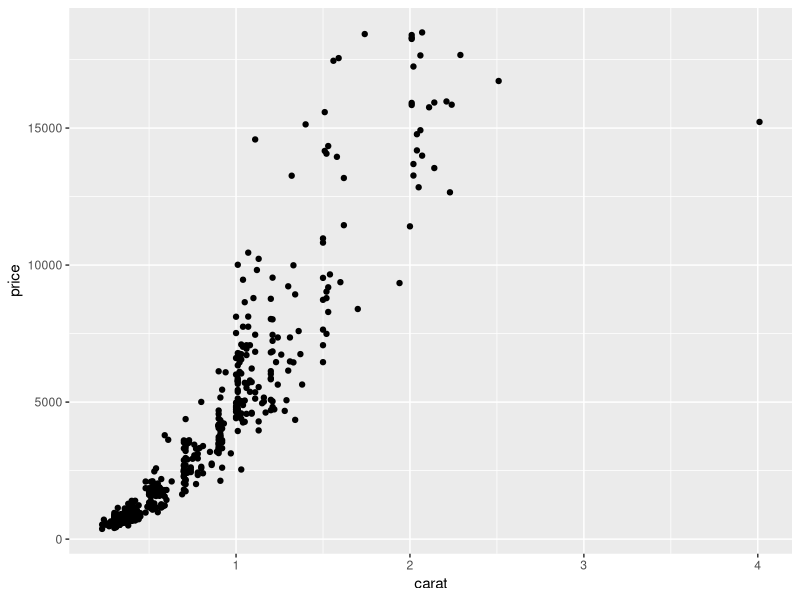
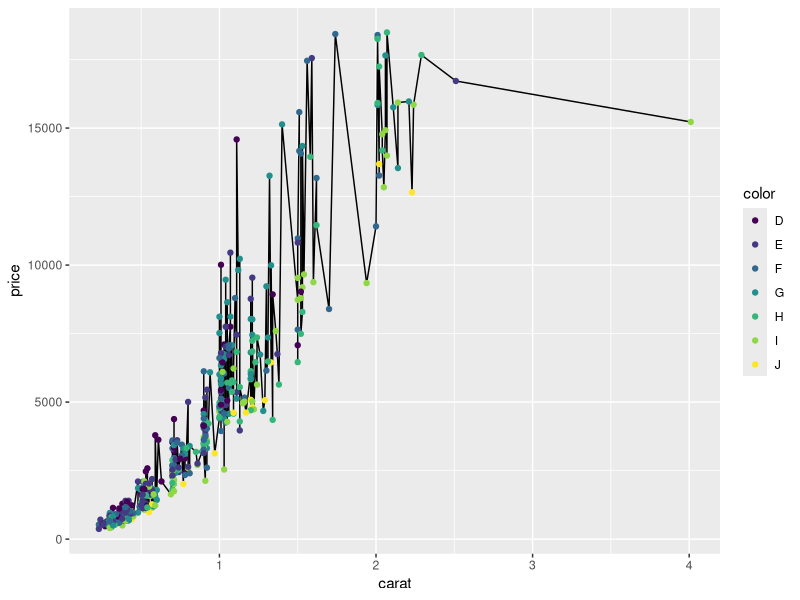
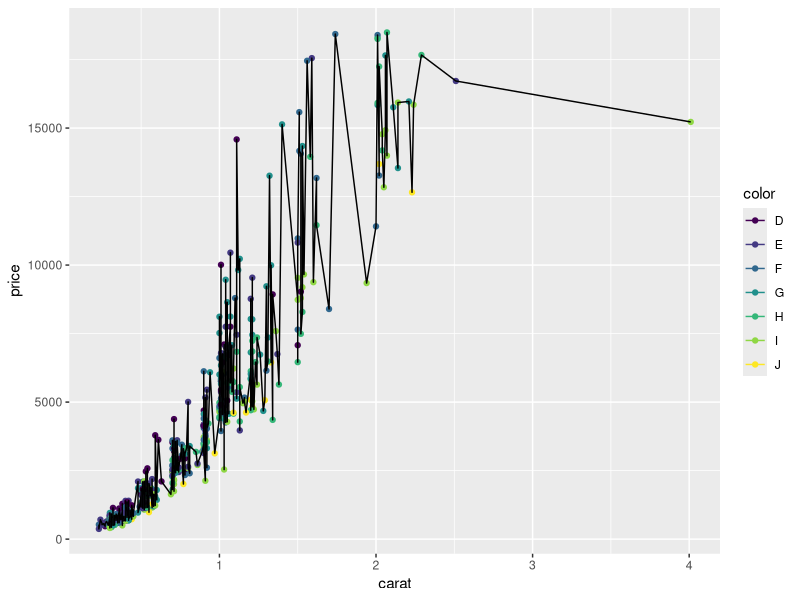
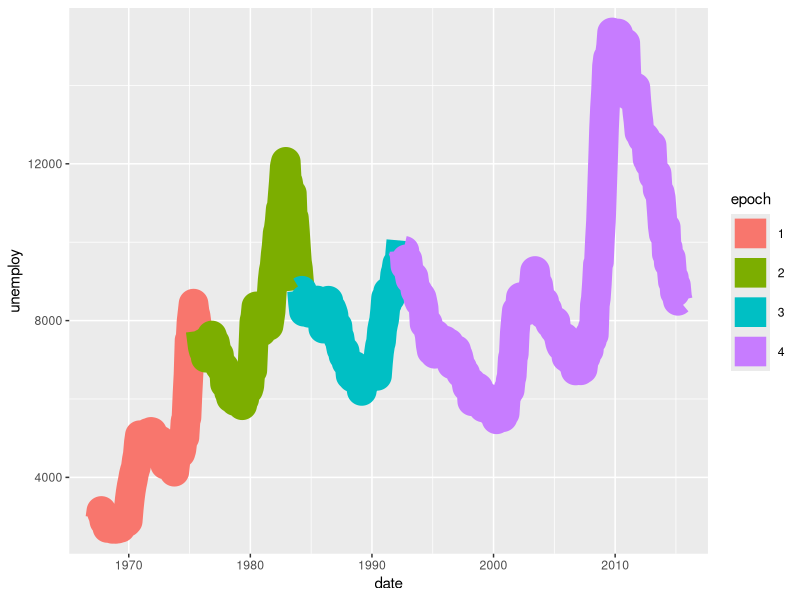
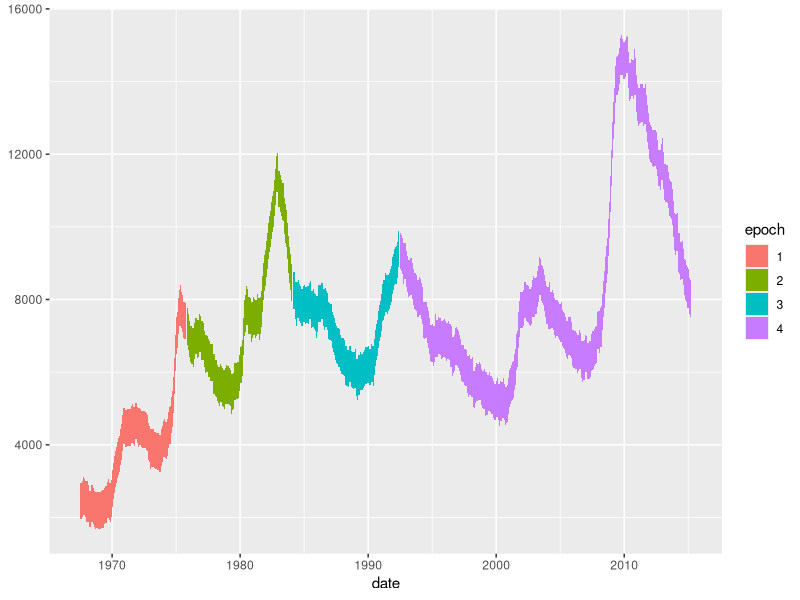
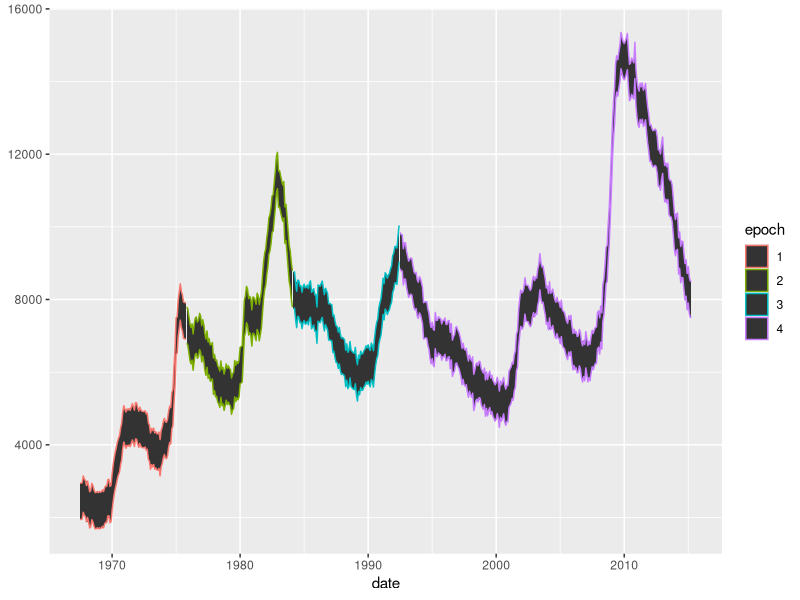
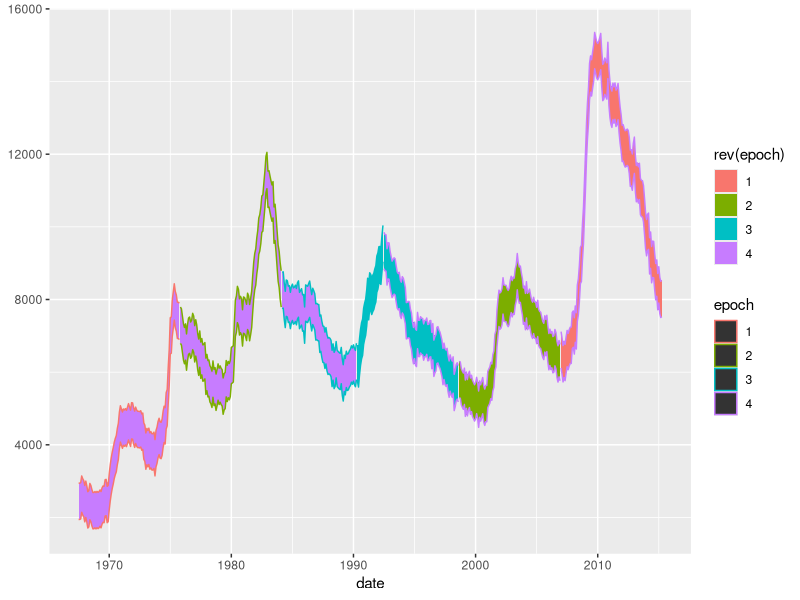
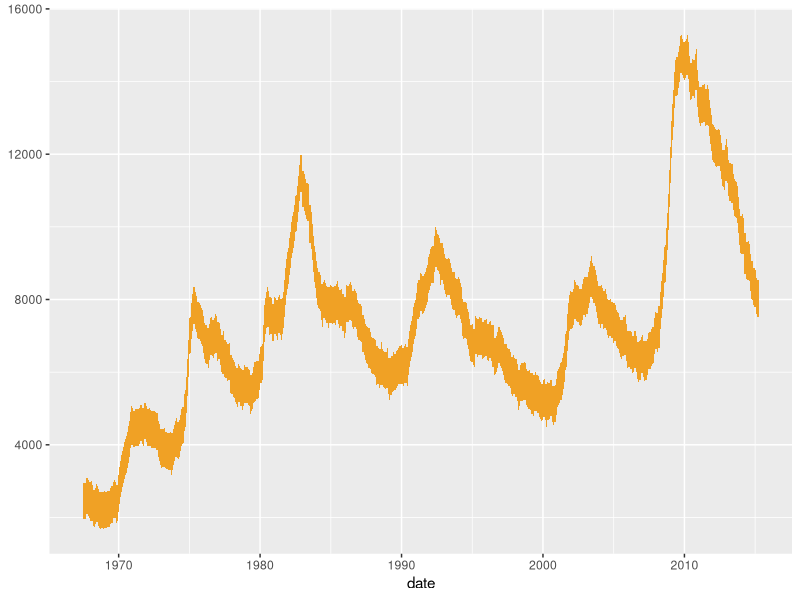

The R script that drew these images, in order: (Note: this script raises an error after producing the figures.)
## ---- chunk 1
library(ggplot2)
head(diamonds)

# But we don't want to plot 50000 points every time so
diamond_sub <- diamonds[sample(1:nrow(diamonds), 500, replace=FALSE),]
## ---- chunk 2
g <- ggplot(diamond_sub, aes(x=carat, y=price))+
  geom_point()
g
## ---- chunk 3
ggplot2:::.all_aesthetics
## ---- chunk 4
ggplot2:::GeomPoint
## ---- chunk 5
# Add coloring by ... color ... to the points
ggplot(diamond_sub, aes(x=carat, y=price))+
  geom_line()+
  geom_point(aes(color=color))
## ---- chunk 6
# You can make the same plot (except for order) in a worse way by specifying color in the base ggplot call and removing it with NULL from the lines. 
ggplot(diamond_sub, aes(x=carat, y=price, color=color))+
  geom_point()+
  geom_line(aes(color=NULL))
## ---- chunk 7
# The economics dataset with an added 'epoch' factor to recolor every 100 points.
economics_epoch <- economics
economics_epoch$epoch <- as.factor(c(rep(1,100),
                                     rep(2,100),
                                     rep(3,100),
                                     rep(4,274)))
ggplot(economics_epoch, aes(x=date,color=epoch))+
  geom_line(aes(y=unemploy), size=10)
## ---- chunk 8
ggplot(economics_epoch, aes(x=date,fill=epoch))+
  geom_ribbon(aes(ymax=unemploy,ymin=unemploy-1000))
## ---- chunk 9
ggplot(economics_epoch, aes(x=date,color=epoch))+
  geom_ribbon(aes(ymax=unemploy,ymin=unemploy-1000))
## ---- chunk 10
ggplot(economics_epoch, aes(x=date,color=epoch, fill=rev(epoch)))+
  geom_ribbon(aes(ymax=unemploy,ymin=unemploy-1000))
## ---- chunk 11
ggplot(economics_epoch, aes(x=date))+
  geom_ribbon(aes(ymax=unemploy,ymin=unemploy-1000), fill="#F0A125")
## ---- chunk 12
# we have tow factors, cut and color, with the levels...
levels(diamond_sub$cut)
levels(diamond_sub$color)
# and we want to make a plot with all their permutations:
ggplot(diamond_sub, aes(x=interaction(cut,color)))+
  geom_bar()+
  theme(
    axis.text.x = element_text(angle=90)
  )
## ---- chunk 13
ggplot(diamond_sub, aes(x=price))+
  geom_histogram(color="white", bins = 20)
## ---- chunk 14
ggplot(diamond_sub, aes(x=price))+
  stat_bin(geom="bar", color="white", bins = 20)
## ---- chunk 15
ggplot(diamond_sub, aes(x=price))+
  geom_histogram(aes(y=..density..), color="white", bins = 20)
## ---- chunk 16
ggplot(diamond_sub, aes(x=price))+
  geom_histogram(aes(y=..density..), color="white", bins = 20)+
  geom_density()
## ---- chunk 17
ggplot(diamond_sub, aes(x=price))+
  geom_histogram(aes(y=..density..), color="white", bins = 20)+
  geom_density(bw=300)
## ---- chunk 18
ggplot(diamond_sub, aes(x=table, y=depth))+
  geom_point(alpha=0.2)+
  geom_smooth(method="lm", color="red", se=FALSE)
## ---- chunk 19
ggplot(diamond_sub, aes(x=depth, y=table))+
  geom_point(alpha=0.2)+
  geom_smooth(color="red", method="lm", level=0.99)
## ---- chunk 20
ggplot(diamond_sub, aes(x=table, y=depth))+
  geom_point(alpha=0.2)+
  geom_smooth(method="loess", color="red")
## ---- chunk 21
ggplot(midwest, aes(x=percbelowpoverty, y=inmetro))+
  geom_point(alpha=0.1)+
  geom_smooth(method="glm", method.args=list(family="binomial"), color="red")
## ---- chunk 22
ggplot(economics, aes(x=date, y=unemploy))+
  geom_line(color="gray")+
  stat_smooth(geom="linerange", size = 0.5, method="loess", level=0.99)
## ---- chunk 23
ggplot(diamonds, aes(x=carat, y=price))+
  geom_point(alpha=0.02)
## ---- chunk 24
ggplot(diamonds, aes(x=carat, y=price))+
  geom_hex(bins=50)
## ---- chunk 25
ggplot(diamonds, aes(x=carat, y=price))+
  stat_density_2d(geom = "point", aes(size = ..density.., color= ..density..), n=50, contour = F)
## ---- chunk 26
ggplot(diamond_sub, aes(x=price, fill=cut))+
  geom_histogram()
## ---- chunk 27
ggplot(diamond_sub, aes(x=price, fill=cut))+
  geom_histogram(position="dodge")
## ---- chunk 28
ggplot(diamond_sub, aes(x=cut, y=price))+
  geom_point()
## ---- chunk 29
ggplot(diamond_sub, aes(x=cut, y=price))+
  geom_point(position=position_jitter(width=0.25))
## ---- chunk 30
ggplot(diamonds, aes(x=price, fill=cut))+
  geom_histogram(bins=50)
## ---- chunk 31
ggplot(diamonds, aes(x=price, fill=cut))+
  geom_histogram(bins=50, position="fill")
## ---- chunk 32
brewplot <- RColorBrewer::display.brewer.all()
## ---- chunk 33
ggplot(economics_epoch, aes(x=date,fill=epoch))+
  geom_ribbon(aes(ymax=unemploy,ymin=unemploy-1000))+
  scale_fill_brewer(palette="Set1")
## ---- chunk 34
ggplot(diamond_sub, aes(x=carat,y=price,color=price))+
  geom_point()+
  scale_color_distiller(palette="RdPu")+
  theme_dark()
## ---- chunk 35
ggplot(diamonds, aes(x=carat, y=price))+
  stat_density_2d(geom = "point", aes(size = ..density.., color = ..density..), 
                  n=10, contour = F)+
  scale_color_distiller(palette="RdPu")+
  facet_grid(cut~color)
## ---- chunk 36
ggplot(diamond_sub, aes(x=carat,y=price,color=price))+
  geom_point()+
  theme_minimal()
## ---- chunk 37
ggplot(diamond_sub, aes(x=carat,y=price,color=price))+
  geom_point()+
  theme_void()
## ---- chunk 38
ggplot(diamond_sub, aes(x=carat,y=price,color=price))+
  geom_point()+
  theme(
    panel.background = element_blank(),
    panel.grid       = element_blank(),
    axis.text        = element_blank(),
    axis.ticks       = element_blank(),
    axis.title       = element_blank(),
    axis.line        = element_line(),
    legend.position  = "none"
  )
## ---- chunk 39
ggplot(diamond_sub, aes(x=carat,y=price))+
  geom_point(color="pink")+
  theme(
    panel.background= element_rect(fill="yellow"),
    panel.grid      = element_blank(),
    axis.text       = element_blank(),
    axis.ticks      = element_blank(),
    axis.title      = element_blank(),
    axis.line       = element_line(),
    legend.position = "none"
  )
## ---- chunk 40
ggplot(diamond_sub, aes(x=carat,y=price))+
  geom_point()+
  theme(
    panel.background= element_blank(),
    panel.grid      = element_blank(),
    axis.text       = element_text(size=unit(24,"pt")),
    axis.ticks      = element_line(arrow=arrow(type="closed")),
    axis.title      = element_blank(),
    axis.line       = element_line(),
    legend.position = "none"
  )
## ---- chunk 41
ggplot(diamond_sub, aes(x=carat,y=price))+
  geom_point()+
  theme(
    panel.background= element_blank(),
    panel.grid      = element_blank(),
    axis.text       = element_text(size=unit(24,"pt")),
    axis.text.x    = element_text(margin= margin(20,0,0,0, unit="pt")),
    axis.text.y     = element_text(margin= margin(0,20,0,0, unit="pt")),
    axis.ticks      = element_line(arrow=arrow(type="closed")),
    axis.title      = element_blank(),
    axis.line       = element_line(),
    legend.position = "none"
  )
## ---- chunk 42
# Scales lets us change the y axis numbers from scientific notation to decimal notation
library(scales)

g.price_density <- ggplot(diamond_sub, aes(x=price, y=..density.., fill=cut))+
  geom_density(position="stack")+
  scale_fill_brewer(palette="Set1", guide=guide_legend(title="Cut"))+
  scale_y_continuous(name="Density", labels=comma)+
  scale_x_continuous(name="Price")+
  theme_minimal()+
  theme(
    panel.grid.major = element_blank(),
    legend.position  = c(.8,.65)
  )

# Saving figure by clicking "export" from figure window
## ---- chunk 43
ggsave("price_density_plot.png", g.price_density,
       path="guide_files", # you can use relative or absolute paths
       device="png",
       width=unit(6,"in"), height=unit(4,"in"),
       dpi=300
)
## ---- chunk 44
g.grob <- ggplotGrob(g.price_density)
## ---- chunk 45
g.grob$layout
g.grob$heights
g.grob$widths
g.grob$grobs
## ---- chunk 46
# We have to load the grid library to do some commands, might as well load it now
library(grid)

g.grob$grobs[[6]]$children[[3]]$children
g.grob$grobs[[6]]$children[[3]]$children[[1]]$gp$lwd <- 10
g.grob$grobs[[6]]$children[[3]]$children[[1]]$gp$fill <- "#FF51FD"
g.grob$grobs[[6]]$children[[3]]$children[[1]]$gp$col <- "yellow"

# grid.newpage() clears the current viewport (so your plots don't just keep stacking up)
# grid.draw() redraws our grob in the current viewport

grid.newpage()
grid.draw(g.grob)
## ---- chunk 47
# We'll need "gtable" to tread the grids like a table
library(gtable)

g.scatter <- ggplot(diamond_sub, aes(x=carat, y=price, color=cut))+
  geom_point(size=0.5)+
  scale_color_brewer(palette="Set1", guide=guide_legend(title="Cut"))+
  scale_y_continuous(name="Price")+
  scale_x_continuous(name="Carat")+
  theme_minimal()+
  theme(
    legend.position=c(0.15,0.8),
    legend.background = element_rect(fill="#EFEFEF")
  )

g.density_x <- ggplot(diamond_sub, aes(x=carat, y=..density.., fill=cut))+
  geom_density(position="stack")+
  scale_fill_brewer(palette="Set1")+
  #scale_x_continuous(expand=c(0,0))+
  theme_void()+
  theme(
    legend.position="none"
  )

g.density_y <- ggplot(diamond_sub, aes(x=price, y=..density.., fill=cut))+
  geom_density(position="stack")+
  scale_fill_brewer(palette="Set1")+
  #scale_x_continuous(expand=c(0,0))+
  coord_flip()+ # Flip the coordinates so x is y, y i x
  theme_void()+
  theme(
    legend.position="none"
  )

# Make our grobs
g.scatter_grob   <- ggplotGrob(g.scatter)
g.density_x_grob <- ggplotGrob(g.density_x)
g.density_y_grob <- ggplotGrob(g.density_y)

# Add a row and a column to the scatterplot where we'll add our density plots
g.scatter_grob <- gtable_add_rows(g.scatter_grob,
                                  unit(0.1,"npc"), # npc is a unit that's defined by the viewport
                                  0) # position - we add to the top
g.scatter_grob <- gtable_add_cols(g.scatter_grob,
                                  unit(0.1,"npc"), # npc is a unit that's defined by the viewport
                                  -1) # position - we add on the right

# Let's check our layout
g.scatter_grob$layout

# Now we add the density grobs
g.scatter_grob <- gtable_add_grob(g.scatter_grob, g.density_x_grob, 
                                  t = 1, l = 4, b = 1, r = 7)
g.scatter_grob <- gtable_add_grob(g.scatter_grob, g.density_y_grob, 
                                  t = 4, l = 8, b = 7, r = 8)

grid.newpage()
grid.draw(g.scatter_grob)
## ---- chunk 48
# We'll need "gtable" to tread the grids like a table

g.scatter <- ggplot(diamond_sub, aes(x=carat, y=price, color=cut))+
  geom_point(size=0.5)+
  scale_color_brewer(palette="Set1", guide=guide_legend(title="Cut"))+
  scale_y_continuous(name="Price")+
  scale_x_continuous(name="Carat")+
  theme_minimal()+
  theme(
    legend.position=c(0.15,0.8),
    legend.background = element_rect(fill="#EFEFEF")
  )

g.density_x <- ggplot(diamond_sub, aes(x=carat, y=..density.., fill=cut))+
  geom_density(position="stack")+
  scale_fill_brewer(palette="Set1")+
  scale_x_continuous(expand=c(0,0))+
  theme_void()+
  theme(
    legend.position="none"
  )

g.density_y <- ggplot(diamond_sub, aes(x=price, y=..density.., fill=cut))+
  geom_density(position="stack")+
  scale_fill_brewer(palette="Set1")+
  scale_x_continuous(expand=c(0,0))+
  coord_flip()+ # Flip the coordinates so x is y, y i x
  theme_void()+
  theme(
    legend.position="none"
  )

# Make our grobs
g.scatter_grob   <- ggplotGrob(g.scatter)
g.density_x_grob <- ggplotGrob(g.density_x)
g.density_y_grob <- ggplotGrob(g.density_y)

# Add a row and a column to the scatterplot where we'll add our density plots
g.scatter_grob <- gtable_add_rows(g.scatter_grob,
                                  unit(0.1,"npc"), # npc is a unit that's defined by the viewport
                                  0) # position - we add to the top
g.scatter_grob <- gtable_add_cols(g.scatter_grob,
                                  unit(0.1,"npc"), # npc is a unit that's defined by the viewport
                                  -1) # position - we add on the right

# Let's check our layout
g.scatter_grob$layout

# Now we add the density grobs
g.scatter_grob <- gtable_add_grob(g.scatter_grob, g.density_x_grob, 
                                  t = 1, l = 4, b = 1, r = 7)
g.scatter_grob <- gtable_add_grob(g.scatter_grob, g.density_y_grob, 
                                  t = 4, l = 8, b = 7, r = 8)

grid.newpage()
grid.draw(g.scatter_grob)
